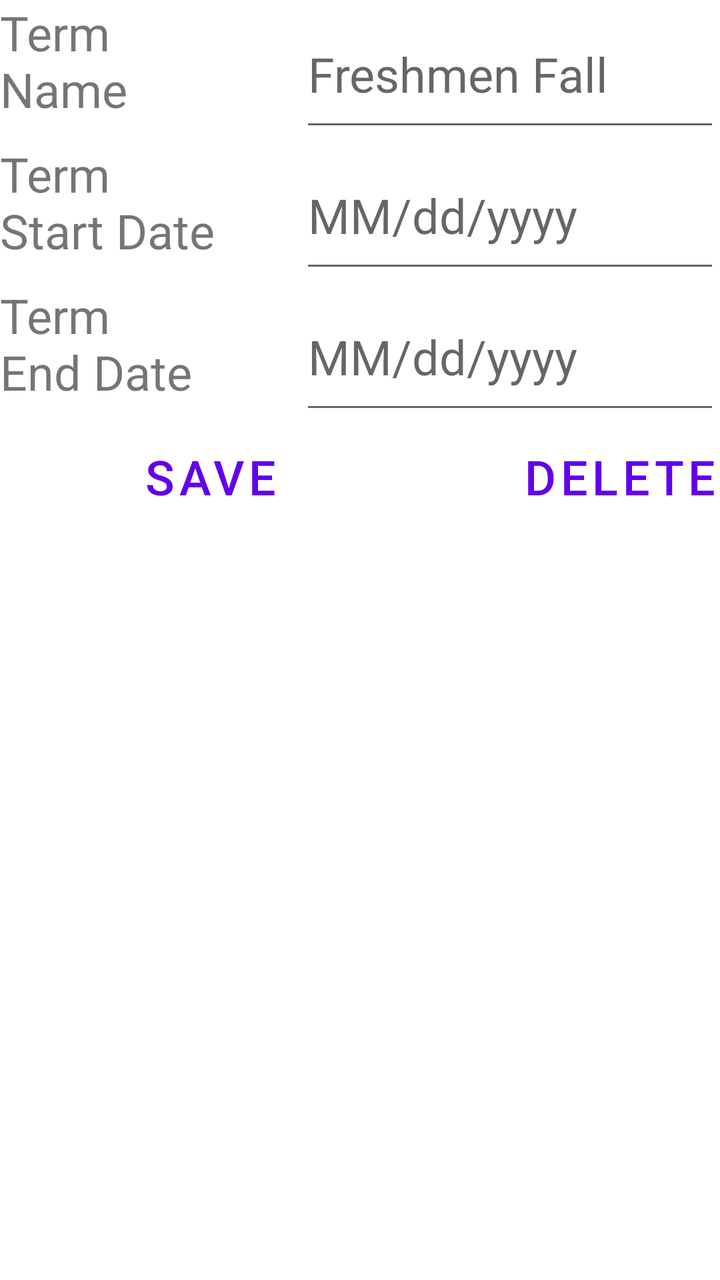
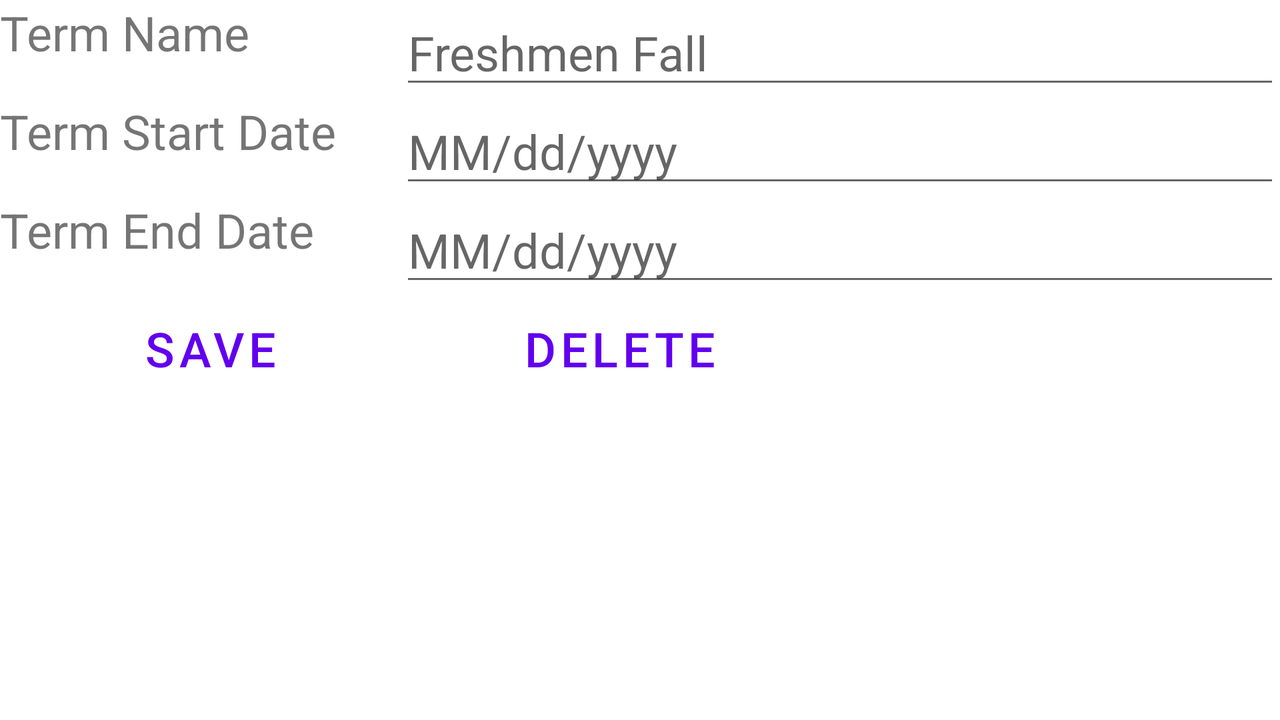

The same Android screen from two of the app's own layout files: first res/layout/ as a phone draws it, then the repository's variant for another configuration, drawn on a device whose configuration selects that folder. Both files follow.
<!-- AndroidManifest.xml: application theme Theme.StudentScheduler -->
<!-- res/layout/activity_term_details.xml -->
<?xml version="1.0" encoding="utf-8"?>
<androidx.constraintlayout.widget.ConstraintLayout xmlns:android="http://schemas.android.com/apk/res/android"
    xmlns:app="http://schemas.android.com/apk/res-auto"
    xmlns:tools="http://schemas.android.com/tools"
    android:layout_width="match_parent"
    android:layout_height="match_parent"
    tools:context=".UI.TermDetails">

    <ScrollView
        android:id="@+id/termDetails_SV"
        android:layout_width="match_parent"
        android:layout_height="wrap_content"
        android:orientation="vertical"
        app:layout_constraintLeft_toLeftOf="parent"
        app:layout_constraintTop_toTopOf="parent">

        <androidx.appcompat.widget.LinearLayoutCompat
            android:layout_width="match_parent"
            android:layout_height="wrap_content"
            android:orientation="vertical">

            <androidx.appcompat.widget.LinearLayoutCompat
                android:layout_width="match_parent"
                android:layout_height="match_parent"
                android:orientation="horizontal">

                <TextView
                    android:layout_width="150dp"
                    android:layout_height="match_parent"
                    android:text="@string/term_name" />

                <EditText
                    android:id="@+id/termNameET"
                    android:layout_width="match_parent"
                    android:layout_height="match_parent"
                    android:autofillHints="name"
                    android:hint="@string/term_sample_text"
                    android:inputType="text" />

            </androidx.appcompat.widget.LinearLayoutCompat>

            <androidx.appcompat.widget.LinearLayoutCompat
                android:layout_width="match_parent"
                android:layout_height="match_parent"
                android:orientation="horizontal">

                <TextView
                    android:layout_width="150dp"
                    android:layout_height="match_parent"
                    android:text="@string/term_start" />

                <EditText
                    android:id="@+id/termStartDateET"
                    android:layout_width="match_parent"
                    android:layout_height="match_parent"
                    android:focusable="false"
                    android:hint="@string/date_ex"
                    android:inputType="date" />

            </androidx.appcompat.widget.LinearLayoutCompat>

            <androidx.appcompat.widget.LinearLayoutCompat
                android:layout_width="match_parent"
                android:layout_height="match_parent"
                android:orientation="horizontal">

                <TextView
                    android:layout_width="150dp"
                    android:layout_height="match_parent"
                    android:text="@string/term_end" />

                <EditText
                    android:id="@+id/termEndDateET"
                    android:layout_width="match_parent"
                    android:layout_height="match_parent"
                    android:focusable="false"
                    android:hint="@string/date_ex"
                    android:inputType="date" />

            </androidx.appcompat.widget.LinearLayoutCompat>

            <androidx.appcompat.widget.LinearLayoutCompat
                android:layout_width="match_parent"
                android:layout_height="match_parent"
                android:orientation="horizontal">

                <Button
                    android:id="@+id/saveTerm"
                    style="?android:attr/buttonBarButtonStyle"
                    android:layout_width="210dp"
                    android:layout_height="match_parent"
                    android:text="@string/save_button" />

                <Button
                    android:id="@+id/deleteTerm"
                    style="?android:attr/buttonBarButtonStyle"
                    android:layout_width="200dp"
                    android:layout_height="match_parent"
                    android:text="@string/delete_button" />

            </androidx.appcompat.widget.LinearLayoutCompat>


            <androidx.recyclerview.widget.RecyclerView
                android:id="@+id/termDetailsRecycler"
                android:layout_width="match_parent"
                android:layout_height="wrap_content"
                app:layout_constraintLeft_toLeftOf="parent"
                app:layout_constraintTop_toBottomOf="@+id/termDetails_SV" />
        </androidx.appcompat.widget.LinearLayoutCompat>
    </ScrollView>
</androidx.constraintlayout.widget.ConstraintLayout>
<!-- resources referenced by this layout -->
<resources>
  <string name="date_ex">MM/dd/yyyy</string>
  <string name="delete_button">Delete</string>
  <string name="save_button">Save</string>
  <string name="term_end">Term\nEnd Date</string>
  <string name="term_name">Term\nName</string>
  <string name="term_sample_text">Freshmen Fall</string>
  <string name="term_start">Term\nStart Date</string>
  <style name="Theme.StudentScheduler" parent="Theme.MaterialComponents.DayNight.DarkActionBar">
          
          <item name="colorPrimary">@color/purple_500</item>
          <item name="colorPrimaryVariant">@color/purple_700</item>
          <item name="colorOnPrimary">@color/white</item>
          
          <item name="colorSecondary">@color/teal_200</item>
          <item name="colorSecondaryVariant">@color/teal_700</item>
          <item name="colorOnSecondary">@color/black</item>
          
          <item name="android:statusBarColor">?attr/colorPrimaryVariant</item>
          
          <item name="android:textSize">24sp</item>
  
      </style>
  <color name="purple_500">#FF6200EE</color>
  <color name="purple_700">#FF3700B3</color>
  <color name="white">#FFFFFFFF</color>
  <color name="teal_200">#FF03DAC5</color>
  <color name="teal_700">#FF018786</color>
  <color name="black">#FF000000</color>
</resources>
<!-- res/layout-land/activity_term_details.xml (the repository's variant of the layout above) -->
<!-- drawn on the phone turned sideways -->
<?xml version="1.0" encoding="utf-8"?>
<androidx.constraintlayout.widget.ConstraintLayout xmlns:android="http://schemas.android.com/apk/res/android"
    xmlns:app="http://schemas.android.com/apk/res-auto"
    xmlns:tools="http://schemas.android.com/tools"
    android:layout_width="match_parent"
    android:layout_height="match_parent"
    tools:context=".UI.TermDetails">

    <ScrollView
        android:id="@+id/termDetails_SV"
        android:layout_width="match_parent"
        android:layout_height="wrap_content"
        android:orientation="vertical"
        app:layout_constraintLeft_toLeftOf="parent"
        app:layout_constraintTop_toTopOf="parent">

        <androidx.appcompat.widget.LinearLayoutCompat
            android:layout_width="match_parent"
            android:layout_height="wrap_content"
            android:orientation="vertical">

            <androidx.appcompat.widget.LinearLayoutCompat
                android:layout_width="match_parent"
                android:layout_height="match_parent"
                android:orientation="horizontal">

                <TextView
                    android:layout_width="200dp"
                    android:layout_height="match_parent"
                    android:text="@string/term_name_land" />

                <EditText
                    android:id="@+id/termNameET"
                    android:layout_width="match_parent"
                    android:layout_height="match_parent"
                    android:autofillHints="name"
                    android:hint="@string/term_sample_text"
                    android:inputType="text" />

            </androidx.appcompat.widget.LinearLayoutCompat>

            <androidx.appcompat.widget.LinearLayoutCompat
                android:layout_width="match_parent"
                android:layout_height="match_parent"
                android:orientation="horizontal">

                <TextView
                    android:layout_width="200dp"
                    android:layout_height="match_parent"
                    android:text="@string/term_start_land" />

                <EditText
                    android:id="@+id/termStartDateET"
                    android:layout_width="match_parent"
                    android:layout_height="match_parent"
                    android:focusable="false"
                    android:hint="@string/date_ex"
                    android:inputType="date" />

            </androidx.appcompat.widget.LinearLayoutCompat>

            <androidx.appcompat.widget.LinearLayoutCompat
                android:layout_width="match_parent"
                android:layout_height="match_parent"
                android:orientation="horizontal">

                <TextView
                    android:layout_width="200dp"
                    android:layout_height="match_parent"
                    android:text="@string/term_end_land" />

                <EditText
                    android:id="@+id/termEndDateET"
                    android:layout_width="match_parent"
                    android:layout_height="match_parent"
                    android:focusable="false"
                    android:hint="@string/date_ex"
                    android:inputType="date" />

            </androidx.appcompat.widget.LinearLayoutCompat>

            <androidx.appcompat.widget.LinearLayoutCompat
                android:layout_width="match_parent"
                android:layout_height="match_parent"
                android:orientation="horizontal">

                <Button
                    android:id="@+id/saveTerm"
                    style="?android:attr/buttonBarButtonStyle"
                    android:layout_width="210dp"
                    android:layout_height="match_parent"
                    android:text="@string/save_button" />

                <Button
                    android:id="@+id/deleteTerm"
                    style="?android:attr/buttonBarButtonStyle"
                    android:layout_width="200dp"
                    android:layout_height="match_parent"
                    android:text="@string/delete_button" />

            </androidx.appcompat.widget.LinearLayoutCompat>
        </androidx.appcompat.widget.LinearLayoutCompat>
    </ScrollView>

    <androidx.recyclerview.widget.RecyclerView
        android:id="@+id/courseDetailsRecycler"
        android:layout_width="match_parent"
        android:layout_height="wrap_content"
        app:layout_constraintLeft_toLeftOf="parent"
        app:layout_constraintTop_toBottomOf="@+id/termDetails_SV" />

</androidx.constraintlayout.widget.ConstraintLayout>
<!-- resources referenced by the variant -->
<!-- as the phone turned sideways resolves them -->
<resources>
  <string name="date_ex">MM/dd/yyyy</string>
  <string name="delete_button">Delete</string>
  <string name="save_button">Save</string>
  <string name="term_end_land">Term End Date</string>
  <string name="term_name_land">Term Name</string>
  <string name="term_sample_text">Freshmen Fall</string>
  <string name="term_start_land">Term Start Date</string>
  <style name="Theme.StudentScheduler" parent="Theme.MaterialComponents.DayNight.DarkActionBar">
          
          <item name="colorPrimary">@color/purple_500</item>
          <item name="colorPrimaryVariant">@color/purple_700</item>
          <item name="colorOnPrimary">@color/white</item>
          
          <item name="colorSecondary">@color/teal_200</item>
          <item name="colorSecondaryVariant">@color/teal_700</item>
          <item name="colorOnSecondary">@color/black</item>
          
          <item name="android:statusBarColor">?attr/colorPrimaryVariant</item>
          
          <item name="android:textSize">24sp</item>
  
      </style>
  <color name="purple_500">#FF6200EE</color>
  <color name="purple_700">#FF3700B3</color>
  <color name="white">#FFFFFFFF</color>
  <color name="teal_200">#FF03DAC5</color>
  <color name="teal_700">#FF018786</color>
  <color name="black">#FF000000</color>
</resources>
